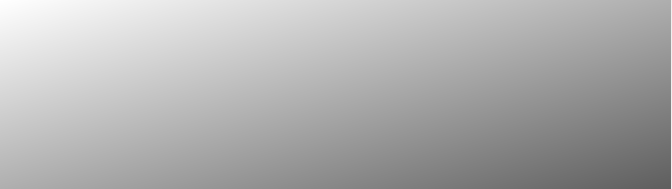
<?xml version="1.0" encoding="UTF-8"?>
<ui version="4.0">
 <class>Form</class>
 <widget class="QWidget" name="Form">
  <property name="geometry">
   <rect>
    <x>0</x>
    <y>0</y>
    <width>672</width>
    <height>189</height>
   </rect>
  </property>
  <property name="minimumSize">
   <size>
    <width>601</width>
    <height>189</height>
   </size>
  </property>
  <property name="windowTitle">
   <string>Select the Note</string>
  </property>
  <property name="styleSheet">
   <string notr="true"/>
  </property>
  <widget class="QPushButton" name="Quarter_Note">
   <property name="geometry">
    <rect>
     <x>130</x>
     <y>20</y>
     <width>81</width>
     <height>131</height>
    </rect>
   </property>
   <property name="text">
    <string/>
   </property>
   <property name="icon">
    <iconset>
     <normalon>Quarter Note.png</normalon>
    </iconset>
   </property>
   <property name="iconSize">
    <size>
     <width>130</width>
     <height>100</height>
    </size>
   </property>
   <property name="flat">
    <bool>true</bool>
   </property>
  </widget>
  <widget class="QPushButton" name="Half_Note">
   <property name="geometry">
    <rect>
     <x>60</x>
     <y>20</y>
     <width>81</width>
     <height>111</height>
    </rect>
   </property>
   <property name="text">
    <string/>
   </property>
   <property name="icon">
    <iconset>
     <normalon>Half Note.png</normalon>
    </iconset>
   </property>
   <property name="iconSize">
    <size>
     <width>130</width>
     <height>100</height>
    </size>
   </property>
   <property name="flat">
    <bool>true</bool>
   </property>
  </widget>
  <widget class="QPushButton" name="Whole_Note">
   <property name="geometry">
    <rect>
     <x>0</x>
     <y>30</y>
     <width>75</width>
     <height>111</height>
    </rect>
   </property>
   <property name="text">
    <string/>
   </property>
   <property name="icon">
    <iconset>
     <normalon>Whole note.png</normalon>
    </iconset>
   </property>
   <property name="iconSize">
    <size>
     <width>130</width>
     <height>100</height>
    </size>
   </property>
   <property name="flat">
    <bool>true</bool>
   </property>
  </widget>
  <widget class="QPushButton" name="Eighth_Note">
   <property name="geometry">
    <rect>
     <x>190</x>
     <y>10</y>
     <width>81</width>
     <height>141</height>
    </rect>
   </property>
   <property name="text">
    <string/>
   </property>
   <property name="icon">
    <iconset>
     <normalon>Eighth Note.png</normalon>
    </iconset>
   </property>
   <property name="iconSize">
    <size>
     <width>110</width>
     <height>80</height>
    </size>
   </property>
   <property name="flat">
    <bool>true</bool>
   </property>
  </widget>
  <widget class="QPushButton" name="Sixteenth_Note">
   <property name="geometry">
    <rect>
     <x>270</x>
     <y>20</y>
     <width>75</width>
     <height>131</height>
    </rect>
   </property>
   <property name="text">
    <string/>
   </property>
   <property name="icon">
    <iconset>
     <normalon>Sixteenth Note.png</normalon>
    </iconset>
   </property>
   <property name="iconSize">
    <size>
     <width>130</width>
     <height>100</height>
    </size>
   </property>
   <property name="flat">
    <bool>true</bool>
   </property>
  </widget>
  <widget class="QPushButton" name="Dotted_QuarterNote">
   <property name="geometry">
    <rect>
     <x>340</x>
     <y>30</y>
     <width>71</width>
     <height>101</height>
    </rect>
   </property>
   <property name="text">
    <string/>
   </property>
   <property name="icon">
    <iconset>
     <normaloff>Dotted Quarter Note.png</normaloff>Dotted Quarter Note.png</iconset>
   </property>
   <property name="iconSize">
    <size>
     <width>100</width>
     <height>70</height>
    </size>
   </property>
   <property name="flat">
    <bool>true</bool>
   </property>
  </widget>
  <widget class="QPushButton" name="Dotted_HalfNote">
   <property name="geometry">
    <rect>
     <x>410</x>
     <y>30</y>
     <width>61</width>
     <height>101</height>
    </rect>
   </property>
   <property name="text">
    <string/>
   </property>
   <property name="icon">
    <iconset>
     <normaloff>Dotted Half Note.png</normaloff>Dotted Half Note.png</iconset>
   </property>
   <property name="iconSize">
    <size>
     <width>110</width>
     <height>80</height>
    </size>
   </property>
   <property name="flat">
    <bool>true</bool>
   </property>
  </widget>
  <widget class="QLabel" name="WholeCh">
   <property name="geometry">
    <rect>
     <x>10</x>
     <y>120</y>
     <width>46</width>
     <height>21</height>
    </rect>
   </property>
   <property name="text">
    <string/>
   </property>
  </widget>
  <widget class="QLabel" name="HalfCh">
   <property name="geometry">
    <rect>
     <x>80</x>
     <y>120</y>
     <width>46</width>
     <height>16</height>
    </rect>
   </property>
   <property name="text">
    <string/>
   </property>
  </widget>
  <widget class="QLabel" name="QuarterCh">
   <property name="geometry">
    <rect>
     <x>150</x>
     <y>120</y>
     <width>46</width>
     <height>13</height>
    </rect>
   </property>
   <property name="text">
    <string/>
   </property>
  </widget>
  <widget class="QLabel" name="EighthCh">
   <property name="geometry">
    <rect>
     <x>210</x>
     <y>120</y>
     <width>46</width>
     <height>13</height>
    </rect>
   </property>
   <property name="text">
    <string/>
   </property>
  </widget>
  <widget class="QLabel" name="SixteenthCh">
   <property name="geometry">
    <rect>
     <x>280</x>
     <y>130</y>
     <width>46</width>
     <height>13</height>
    </rect>
   </property>
   <property name="text">
    <string/>
   </property>
  </widget>
  <widget class="QLabel" name="DottedQuarterCh">
   <property name="geometry">
    <rect>
     <x>350</x>
     <y>120</y>
     <width>46</width>
     <height>13</height>
    </rect>
   </property>
   <property name="styleSheet">
    <string notr="true"/>
   </property>
   <property name="text">
    <string/>
   </property>
  </widget>
  <widget class="QLabel" name="DottedHalfCh">
   <property name="geometry">
    <rect>
     <x>430</x>
     <y>120</y>
     <width>46</width>
     <height>13</height>
    </rect>
   </property>
   <property name="styleSheet">
    <string notr="true"/>
   </property>
   <property name="text">
    <string/>
   </property>
   <property name="pixmap">
    <pixmap>../Images/Check.png</pixmap>
   </property>
  </widget>
  <widget class="QPushButton" name="Rest">
   <property name="geometry">
    <rect>
     <x>470</x>
     <y>50</y>
     <width>61</width>
     <height>51</height>
    </rect>
   </property>
   <property name="cursor">
    <cursorShape>ArrowCursor</cursorShape>
   </property>
   <property name="text">
    <string/>
   </property>
   <property name="icon">
    <iconset>
     <normaloff>Rest.png</normaloff>Rest.png</iconset>
   </property>
   <property name="iconSize">
    <size>
     <width>110</width>
     <height>80</height>
    </size>
   </property>
   <property name="flat">
    <bool>true</bool>
   </property>
  </widget>
  <widget class="QPushButton" name="Half_Rest">
   <property name="geometry">
    <rect>
     <x>530</x>
     <y>60</y>
     <width>61</width>
     <height>41</height>
    </rect>
   </property>
   <property name="text">
    <string/>
   </property>
   <property name="icon">
    <iconset>
     <normaloff>HalfRest.png</normaloff>HalfRest.png</iconset>
   </property>
   <property name="iconSize">
    <size>
     <width>110</width>
     <height>80</height>
    </size>
   </property>
   <property name="flat">
    <bool>true</bool>
   </property>
  </widget>
  <widget class="QPushButton" name="Full_Rest">
   <property name="geometry">
    <rect>
     <x>580</x>
     <y>70</y>
     <width>75</width>
     <height>41</height>
    </rect>
   </property>
   <property name="text">
    <string/>
   </property>
   <property name="icon">
    <iconset>
     <normaloff>Full_Rest.png</normaloff>Full_Rest.png</iconset>
   </property>
   <property name="iconSize">
    <size>
     <width>110</width>
     <height>80</height>
    </size>
   </property>
   <property name="flat">
    <bool>true</bool>
   </property>
  </widget>
  <widget class="QLabel" name="label">
   <property name="geometry">
    <rect>
     <x>0</x>
     <y>0</y>
     <width>671</width>
     <height>191</height>
    </rect>
   </property>
   <property name="styleSheet">
    <string notr="true">background-color: qlineargradient(spread:pad, x1:0, y1:0, x2:1, y2:1, stop:0 rgba(255, 255, 255, 255), stop:1 rgba(93, 93, 93, 255));</string>
   </property>
   <property name="text">
    <string/>
   </property>
  </widget>
  <zorder>label</zorder>
  <zorder>Quarter_Note</zorder>
  <zorder>Half_Note</zorder>
  <zorder>Whole_Note</zorder>
  <zorder>Eighth_Note</zorder>
  <zorder>Sixteenth_Note</zorder>
  <zorder>Dotted_QuarterNote</zorder>
  <zorder>Dotted_HalfNote</zorder>
  <zorder>WholeCh</zorder>
  <zorder>HalfCh</zorder>
  <zorder>QuarterCh</zorder>
  <zorder>EighthCh</zorder>
  <zorder>SixteenthCh</zorder>
  <zorder>DottedQuarterCh</zorder>
  <zorder>DottedHalfCh</zorder>
  <zorder>Rest</zorder>
  <zorder>Half_Rest</zorder>
  <zorder>Full_Rest</zorder>
 </widget>
 <resources/>
 <connections/>
</ui>
